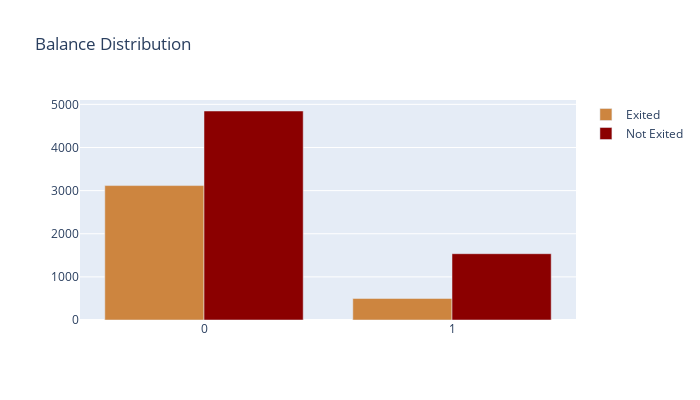

The code cell stored with this chart in its notebook:
### Markdown cell above
<a id = 'subsec5'></a>
**Balance Feature**

### Code cell
df_1 = df[df['Balance'] == 0.00]
df_2 = df[df['Balance'] != 0.00]
df_1 = df_1['Exited'].value_counts()
df_2 = df_2['Exited'].value_counts()

trace1 = go.Bar(x = df_1.index[::-1], y = df_1.values[::-1], name = 'Exited', marker = dict(color = 'peru'))
trace2 = go.Bar(x = df_2.index[::-1], y = df_2.values[::-1], name = 'Not Exited', marker = dict(color = 'darkred'))
data = [trace1, trace2]
layout = go.Layout(height = 400, width = 700, title = 'Balance Distribution')
fig = go.Figure(data = data, layout = layout)
py.iplot(fig)

### Figure 1 — Plotly figure (JSON) as saved in the notebook; plotly's stock layout.template omitted (floating-point values rounded to 4 significant figures)
{"data": [{"marker": {"color": "peru"}, "name": "Exited", "type": "bar", "x": [1, 0], "y": [500, 3117]}, {"marker": {"color": "darkred"}, "name": "Not Exited", "type": "bar", "x": [1, 0], "y": [1537, 4846]}], "layout": {"height": 400, "title": {"text": "Balance Distribution"}, "width": 700}}
